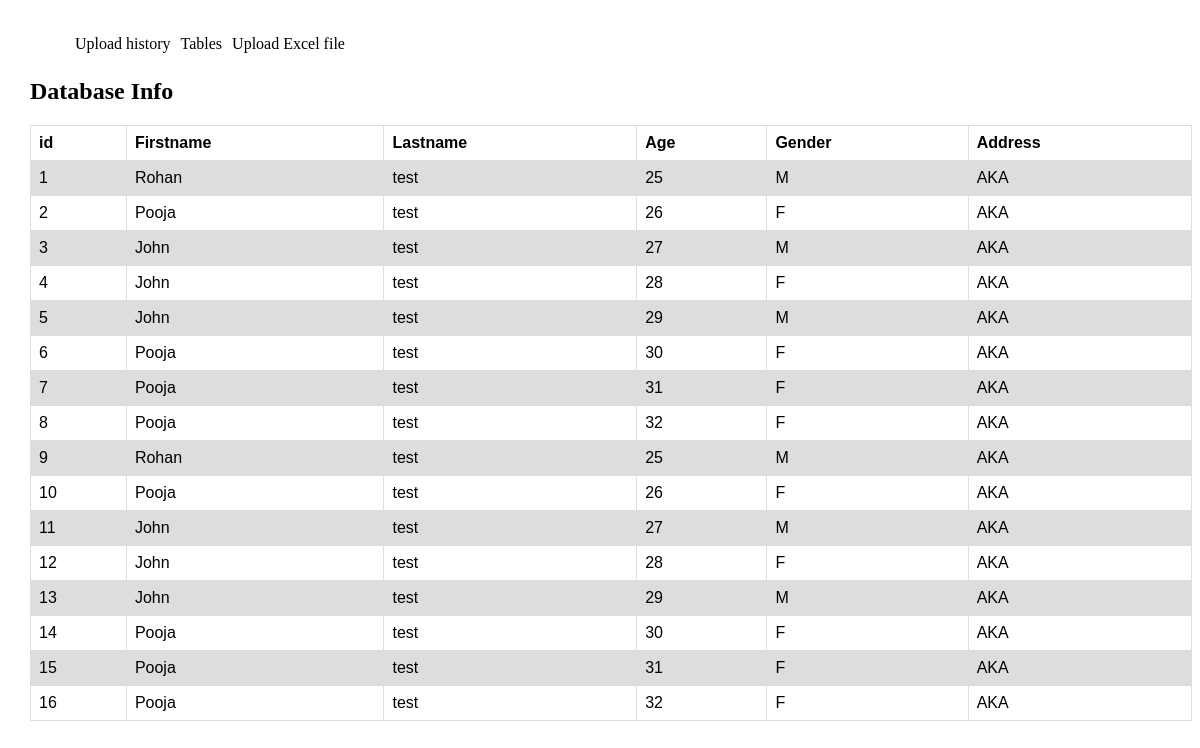
The app's page /tables/ with its own data.
### datamodel/models.py (models this page shows)
class Datamodel(models.Model):
    firstname = models.CharField(max_length=50)
    lastname = models.CharField(max_length=50)
    age = models.IntegerField()
    gender = models.CharField(max_length=50)
    address = models.CharField(max_length=50)

### datamodel/views.py (the view)
# urls.py: path('tables/', list_datamodels, name='table'),
def list_datamodels(request):
    obj = Datamodel.objects.all()
    context = {
        'my_list': obj
    }
    return render(request, "table.html", context)

### templates/table.html
{% extends "base.html" %} {% block content %}
<h2>Database Info</h2>
<table>
  <tr>
    <th>id</th>
    <th>Firstname</th>
    <th>Lastname</th>
    <th>Age</th>
    <th>Gender</th>
    <th>Address</th>
  </tr>
  {% for my_sub_item in my_list %}
  <tr>
    <td>{{ forloop.counter }}</td>
    <td>{{ my_sub_item.firstname }}</td>
    <td>{{ my_sub_item.lastname }}</td>
    <td>{{ my_sub_item.age }}</td>
    <td>{{ my_sub_item.gender }}</td>
    <td>{{ my_sub_item.address }}</td>
  </tr>
  {% endfor %}
</table>
{% endblock%}

### templates/base.html (shortened to what this page needs)
{% load static %}
<!DOCTYPE html>
<html lang="en">
  <head>
  </head>
  <body style="margin-top: 30px;margin-left: 30px;">
    <nav>
      <ul>
        <a href="/uploads"><li>Upload history</li></a>
        <a href="/tables"><li>Tables</li></a>
        <a href="/"><li>Upload Excel file</li></a>
      </ul>
    </nav>
    {% block content %} replace me {% endblock %}
  </body>
</html>

### templates/base.html (style rules this page uses)
table { font-family: arial, sans-serif; border-collapse: collapse; width: 100%; }
td, th { border: 1px solid #dddddd; text-align: left; padding: 8px; }
tr:nth-child(even) { background-color: #dddddd; }
nav ul { display: flex; list-style-type: none; }
nav ul li { width: auto; padding: 5px; }
nav ul a { color: black; text-decoration: none; }

### records on screen
Datamodel: firstname "Rohan", lastname "test", age "25", gender "M", address "AKA"
Datamodel: firstname "Pooja", lastname "test", age "26", gender "F", address "AKA"
Datamodel: firstname "John", lastname "test", age "27", gender "M", address "AKA"
Datamodel: firstname "John", lastname "test", age "28", gender "F", address "AKA"
Datamodel: firstname "John", lastname "test", age "29", gender "M", address "AKA"
Datamodel: firstname "Pooja", lastname "test", age "30", gender "F", address "AKA"
Datamodel: firstname "Pooja", lastname "test", age "31", gender "F", address "AKA"
Datamodel: firstname "Pooja", lastname "test", age "32", gender "F", address "AKA"
Datamodel: firstname "Rohan", lastname "test", age "25", gender "M", address "AKA"
Datamodel: firstname "Pooja", lastname "test", age "26", gender "F", address "AKA"
Datamodel: firstname "John", lastname "test", age "27", gender "M", address "AKA"
Datamodel: firstname "John", lastname "test", age "28", gender "F", address "AKA"
Datamodel: firstname "John", lastname "test", age "29", gender "M", address "AKA"
Datamodel: firstname "Pooja", lastname "test", age "30", gender "F", address "AKA"
Datamodel: firstname "Pooja", lastname "test", age "31", gender "F", address "AKA"
Datamodel: firstname "Pooja", lastname "test", age "32", gender "F", address "AKA"
